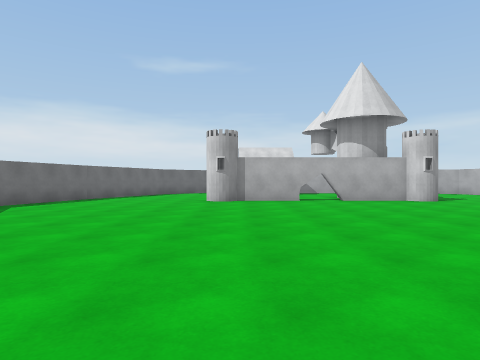
View 1 (above)

16 first-person views from a walk through a 3-D level made in the Unity game engine. The camera is 1.3 m above the floor, looks level and sees 75° across. The floor is counted in squares, 2 m on a side. Each view is taken from the middle of a square. On the plan, view 1 faces up. The plan holds only what a view shows up to about 10 squares ahead; the rest is blank. The place goes on beyond the plan.

View 2
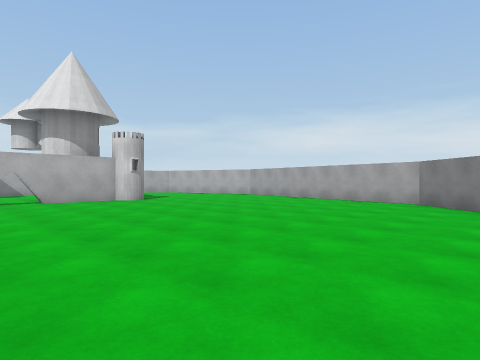

View 3
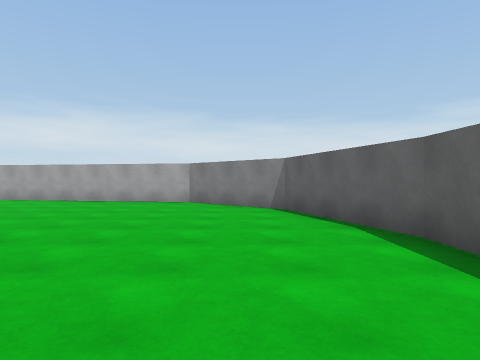

View 4
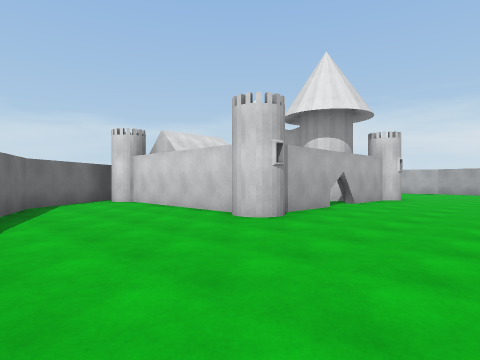

View 5
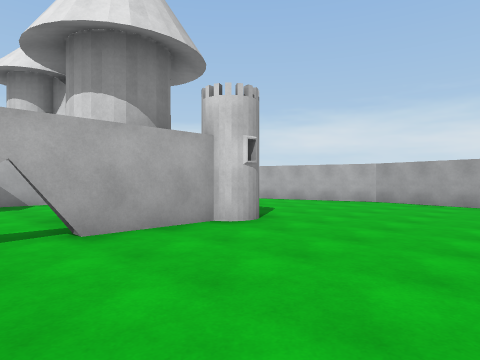

View 6
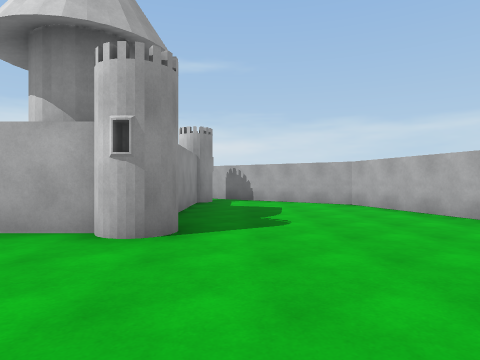

View 7
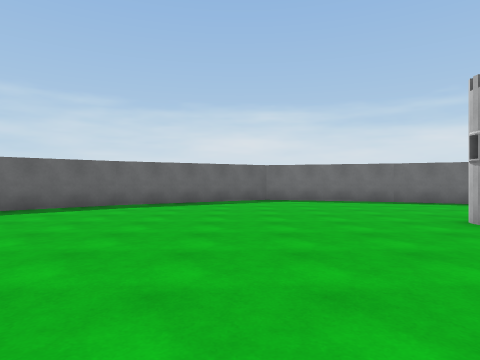

View 8
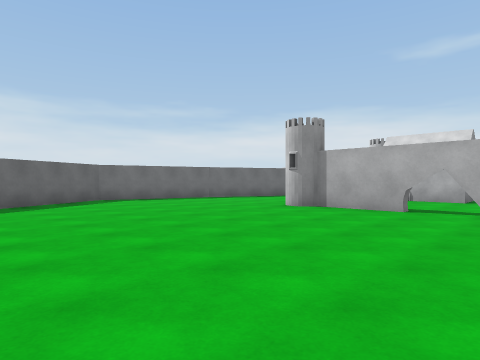

View 9
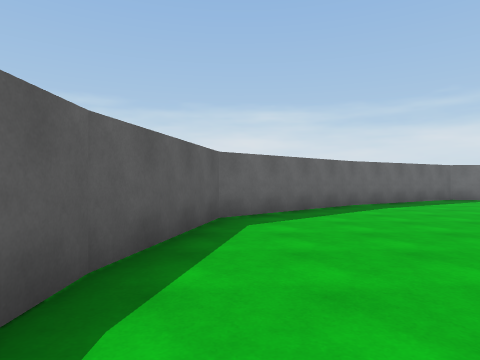

View 10
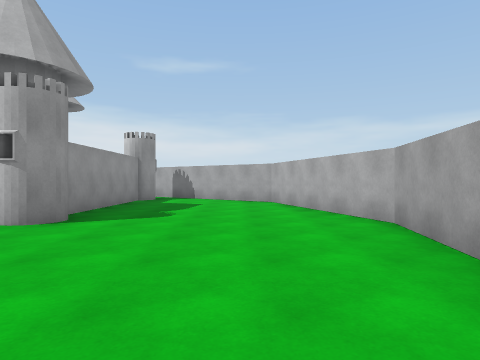

View 11
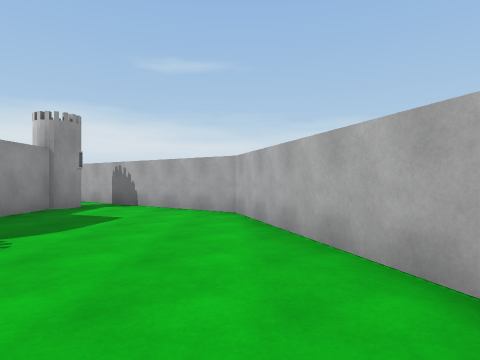

View 12
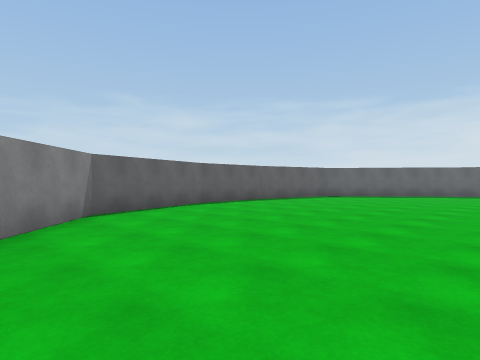

View 13
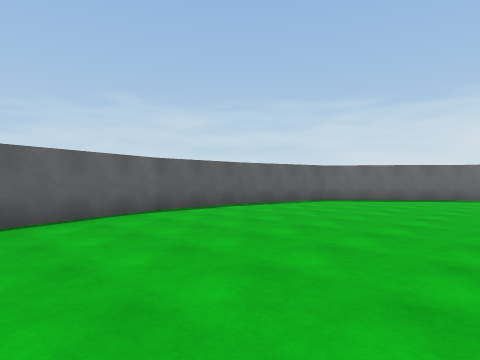

View 14
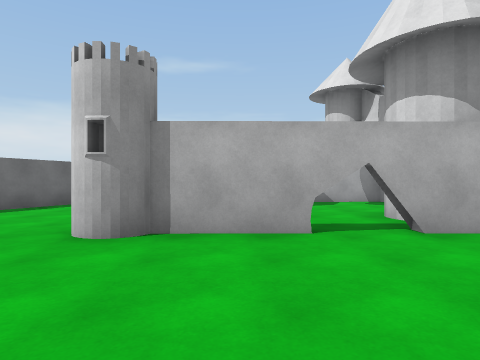

View 15
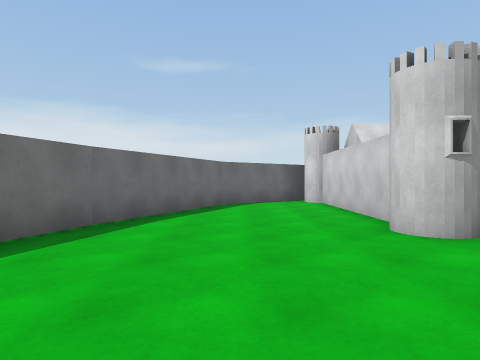

View 16
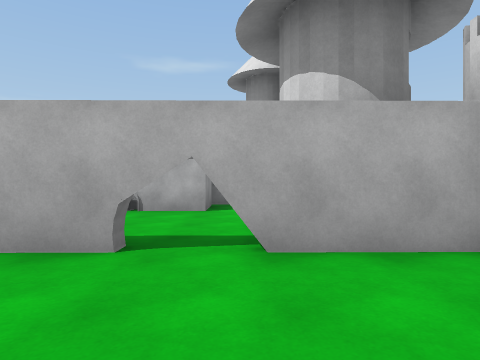

### Floor plan
Key: @ floor where view 1 was taken; # wall or solid block; . floor; T tower; H thing the floor can be seen under or through.
Columns run from 7 left of view 1 to 12 right of it. Each row starts with its distance up from view 1.
 17              ###
 16     ###      #.##
 15    ##.## #####..##
 14    #...###..#....##
 13   ##...#....#.....#
 12   #....#...TT.....#
 11  ##....#...TT.....##
 10  #....##HHHH##.....#
  9  #.................#
  8 ##................##
  7 #.................#
  6 ##................#
  5  #................#
  4  ##...............#
  3   ##..............#
  2    #.............##
  1    ##...........##
  0     ##.@.......##
 -1      ###########

Positions as (right, up) in squares from view 1, and headings:
1: (0, 0), facing up
2: (1, 0), facing up-right
3: (1, 1), facing right
4: (-5, 6), facing up-right
5: (2, 6), facing up-right
6: (7, 6), facing up
7: (4, 6), facing left
8: (4, 3), facing up-left
9: (4, 0), facing left
10: (9, 5), facing up
11: (10, 8), facing up
12: (10, 6), facing down-left
13: (8, 5), facing down-left
14: (1, 6), facing up
15: (-3, 6), facing up
16: (3, 7), facing up
